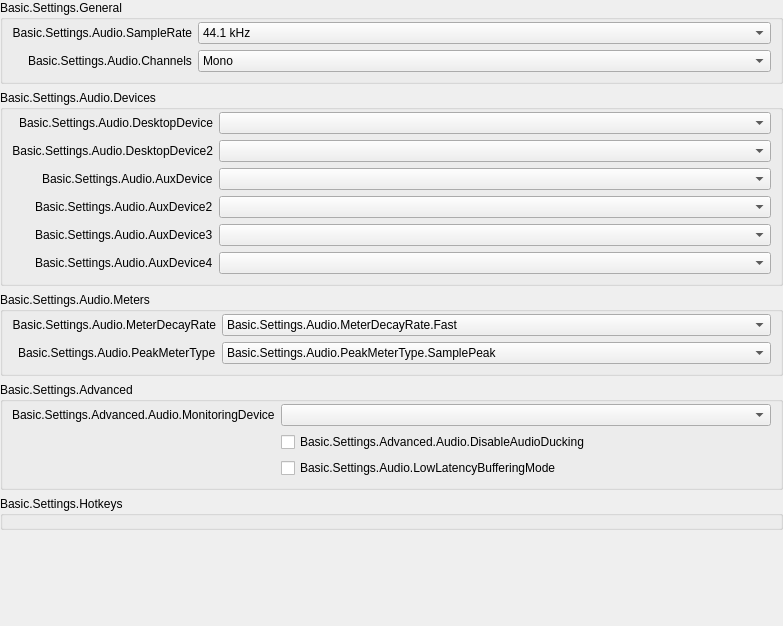
           <widget class="QWidget" name="scrollAreaWidgetContents_50">
            <property name="geometry">
             <rect>
              <x>0</x>
              <y>0</y>
              <width>783</width>
              <height>626</height>
             </rect>
            </property>
            <layout class="QVBoxLayout" name="verticalLayout_50">
             <property name="leftMargin">
              <number>0</number>
             </property>
             <property name="topMargin">
              <number>0</number>
             </property>
             <property name="rightMargin">
              <number>0</number>
             </property>
             <property name="bottomMargin">
              <number>0</number>
             </property>
             <item>
              <widget class="QFrame" name="widget_50">
               <layout class="QVBoxLayout" name="verticalLayout_51">
                <property name="leftMargin">
                 <number>0</number>
                </property>
                <property name="topMargin">
                 <number>0</number>
                </property>
                <property name="rightMargin">
                 <number>0</number>
                </property>
                <property name="bottomMargin">
                 <number>0</number>
                </property>
                <item>
                 <widget class="QGroupBox" name="audioGeneralGroupBox">
                  <property name="title">
                   <string>Basic.Settings.General</string>
                  </property>
                  <layout class="QFormLayout" name="formLayout_52">
                   <property name="fieldGrowthPolicy">
                    <enum>QFormLayout::FieldGrowthPolicy::AllNonFixedFieldsGrow</enum>
                   </property>
                   <property name="labelAlignment">
                    <set>Qt::AlignmentFlag::AlignRight|Qt::AlignmentFlag::AlignTrailing|Qt::AlignmentFlag::AlignVCenter</set>
                   </property>
                   <property name="topMargin">
                    <number>2</number>
                   </property>
                   <item row="0" column="0">
                    <widget class="QLabel" name="label_14">
                     <property name="minimumSize">
                      <size>
                       <width>170</width>
                       <height>0</height>
                      </size>
                     </property>
                     <property name="text">
                      <string>Basic.Settings.Audio.SampleRate</string>
                     </property>
                     <property name="alignment">
                      <set>Qt::AlignmentFlag::AlignRight|Qt::AlignmentFlag::AlignTrailing|Qt::AlignmentFlag::AlignVCenter</set>
                     </property>
                     <property name="buddy">
                      <cstring>sampleRate</cstring>
                     </property>
                    </widget>
                   </item>
                   <item row="0" column="1">
                    <widget class="QComboBox" name="sampleRate">
                     <property name="currentText">
                      <string notr="true">44.1 kHz</string>
                     </property>
                     <property name="currentIndex">
                      <number>0</number>
                     </property>
                     <item>
                      <property name="text">
                       <string>44.1 kHz</string>
                      </property>
                     </item>
                     <item>
                      <property name="text">
                       <string>48 kHz</string>
                      </property>
                     </item>
                    </widget>
                   </item>
                   <item row="1" column="0">
                    <widget class="QLabel" name="label_15">
                     <property name="text">
                      <string>Basic.Settings.Audio.Channels</string>
                     </property>
                     <property name="buddy">
                      <cstring>channelSetup</cstring>
                     </property>
                    </widget>
                   </item>
                   <item row="1" column="1">
                    <widget class="QComboBox" name="channelSetup">
                     <property name="currentText">
                      <string>Mono</string>
                     </property>
                     <property name="currentIndex">
                      <number>0</number>
                     </property>
                     <item>
                      <property name="text">
                       <string>Mono</string>
                      </property>
                     </item>
                     <item>
                      <property name="text">
                       <string>Stereo</string>
                      </property>
                     </item>
                     <item>
                      <property name="text">
                       <string>2.1</string>
                      </property>
                     </item>
                     <item>
                      <property name="text">
                       <string>4.0</string>
                      </property>
                     </item>
                     <item>
                      <property name="text">
                       <string>4.1</string>
                      </property>
                     </item>
                     <item>
                      <property name="text">
                       <string>5.1</string>
                      </property>
                     </item>
                     <item>
                      <property name="text">
                       <string>7.1</string>
                      </property>
                     </item>
                    </widget>
                   </item>
                  </layout>
                 </widget>
                </item>
                <item>
                 <widget class="QGroupBox" name="audioDevicesGroupBox">
                  <property name="title">
                   <string>Basic.Settings.Audio.Devices</string>
                  </property>
                  <layout class="QFormLayout" name="formLayout_53">
                   <property name="fieldGrowthPolicy">
                    <enum>QFormLayout::FieldGrowthPolicy::AllNonFixedFieldsGrow</enum>
                   </property>
                   <property name="labelAlignment">
                    <set>Qt::AlignmentFlag::AlignRight|Qt::AlignmentFlag::AlignTrailing|Qt::AlignmentFlag::AlignVCenter</set>
                   </property>
                   <property name="topMargin">
                    <number>2</number>
                   </property>
                   <item row="0" column="0">
                    <widget class="QLabel" name="label_2">
                     <property name="minimumSize">
                      <size>
                       <width>170</width>
                       <height>0</height>
                      </size>
                     </property>
                     <property name="text">
                      <string>Basic.Settings.Audio.DesktopDevice</string>
                     </property>
                     <property name="alignment">
                      <set>Qt::AlignmentFlag::AlignRight|Qt::AlignmentFlag::AlignTrailing|Qt::AlignmentFlag::AlignVCenter</set>
                     </property>
                     <property name="buddy">
                      <cstring>desktopAudioDevice1</cstring>
                     </property>
                    </widget>
                   </item>
                   <item row="0" column="1">
                    <widget class="QComboBox" name="desktopAudioDevice1">
                     <property name="enabled">
                      <bool>true</bool>
                     </property>
                    </widget>
                   </item>
                   <item row="1" column="0">
                    <widget class="QLabel" name="label_3">
                     <property name="text">
                      <string>Basic.Settings.Audio.DesktopDevice2</string>
                     </property>
                     <property name="alignment">
                      <set>Qt::AlignmentFlag::AlignRight|Qt::AlignmentFlag::AlignTrailing|Qt::AlignmentFlag::AlignVCenter</set>
                     </property>
                     <property name="buddy">
                      <cstring>desktopAudioDevice2</cstring>
                     </property>
                    </widget>
                   </item>
                   <item row="1" column="1">
                    <widget class="QComboBox" name="desktopAudioDevice2">
                     <property name="enabled">
                      <bool>true</bool>
                     </property>
                    </widget>
                   </item>
                   <item row="2" column="0">
                    <widget class="QLabel" name="label_4">
                     <property name="text">
                      <string>Basic.Settings.Audio.AuxDevice</string>
                     </property>
                     <property name="buddy">
                      <cstring>auxAudioDevice1</cstring>
                     </property>
                    </widget>
                   </item>
                   <item row="2" column="1">
                    <widget class="QComboBox" name="auxAudioDevice1">
                     <property name="enabled">
                      <bool>true</bool>
                     </property>
                    </widget>
                   </item>
                   <item row="3" column="0">
                    <widget class="QLabel" name="label_5">
                     <property name="text">
                      <string>Basic.Settings.Audio.AuxDevice2</string>
                     </property>
                     <property name="buddy">
                      <cstring>auxAudioDevice2</cstring>
                     </property>
                    </widget>
                   </item>
                   <item row="3" column="1">
                    <widget class="QComboBox" name="auxAudioDevice2">
                     <property name="enabled">
                      <bool>true</bool>
                     </property>
                    </widget>
                   </item>
                   <item row="4" column="0">
                    <widget class="QLabel" name="label_6">
                     <property name="text">
                      <string>Basic.Settings.Audio.AuxDevice3</string>
                     </property>
                     <property name="buddy">
                      <cstring>auxAudioDevice3</cstring>
                     </property>
                    </widget>
                   </item>
                   <item row="4" column="1">
                    <widget class="QComboBox" name="auxAudioDevice3">
                     <property name="enabled">
                      <bool>true</bool>
                     </property>
                    </widget>
                   </item>
                   <item row="5" column="1">
                    <widget class="QComboBox" name="auxAudioDevice4">
                     <property name="enabled">
                      <bool>true</bool>
                     </property>
                    </widget>
                   </item>
                   <item row="5" column="0">
                    <widget class="QLabel" name="label_67">
                     <property name="text">
                      <string>Basic.Settings.Audio.AuxDevice4</string>
                     </property>
                     <property name="buddy">
                      <cstring>auxAudioDevice4</cstring>
                     </property>
                    </widget>
                   </item>
                  </layout>
                 </widget>
                </item>
                <item>
                 <widget class="QGroupBox" name="audioMetersGroupBox">
                  <property name="title">
                   <string>Basic.Settings.Audio.Meters</string>
                  </property>
                  <layout class="QFormLayout" name="formLayout_54">
                   <property name="fieldGrowthPolicy">
                    <enum>QFormLayout::FieldGrowthPolicy::AllNonFixedFieldsGrow</enum>
                   </property>
                   <property name="labelAlignment">
                    <set>Qt::AlignmentFlag::AlignRight|Qt::AlignmentFlag::AlignTrailing|Qt::AlignmentFlag::AlignVCenter</set>
                   </property>
                   <property name="topMargin">
                    <number>2</number>
                   </property>
                   <item row="0" column="0">
                    <widget class="QLabel" name="label_65">
                     <property name="minimumSize">
                      <size>
                       <width>170</width>
                       <height>0</height>
                      </size>
                     </property>
                     <property name="text">
                      <string>Basic.Settings.Audio.MeterDecayRate</string>
                     </property>
                     <property name="alignment">
                      <set>Qt::AlignmentFlag::AlignRight|Qt::AlignmentFlag::AlignTrailing|Qt::AlignmentFlag::AlignVCenter</set>
                     </property>
                     <property name="buddy">
                      <cstring>meterDecayRate</cstring>
                     </property>
                    </widget>
                   </item>
                   <item row="0" column="1">
                    <widget class="QComboBox" name="meterDecayRate">
                     <property name="currentText">
                      <string>Basic.Settings.Audio.MeterDecayRate.Fast</string>
                     </property>
                     <property name="currentIndex">
                      <number>0</number>
                     </property>
                     <item>
                      <property name="text">
                       <string>Basic.Settings.Audio.MeterDecayRate.Fast</string>
                      </property>
                     </item>
                     <item>
                      <property name="text">
                       <string>Basic.Settings.Audio.MeterDecayRate.Medium</string>
                      </property>
                     </item>
                     <item>
                      <property name="text">
                       <string>Basic.Settings.Audio.MeterDecayRate.Slow</string>
                      </property>
                     </item>
                    </widget>
                   </item>
                   <item row="1" column="0">
                    <widget class="QLabel" name="label_66">
                     <property name="text">
                      <string>Basic.Settings.Audio.PeakMeterType</string>
                     </property>
                     <property name="buddy">
                      <cstring>peakMeterType</cstring>
                     </property>
                    </widget>
                   </item>
                   <item row="1" column="1">
                    <widget class="QComboBox" name="peakMeterType">
                     <property name="currentIndex">
                      <number>0</number>
                     </property>
                     <item>
                      <property name="text">
                       <string>Basic.Settings.Audio.PeakMeterType.SamplePeak</string>
                      </property>
                     </item>
                     <item>
                      <property name="text">
                       <string>Basic.Settings.Audio.PeakMeterType.TruePeak</string>
                      </property>
                     </item>
                    </widget>
                   </item>
                  </layout>
                 </widget>
                </item>
                <item>
                 <widget class="QGroupBox" name="audioAdvGroupBox">
                  <property name="title">
                   <string>Basic.Settings.Advanced</string>
                  </property>
                  <layout class="QFormLayout" name="formLayout_56">
                   <property name="fieldGrowthPolicy">
                    <enum>QFormLayout::FieldGrowthPolicy::AllNonFixedFieldsGrow</enum>
                   </property>
                   <property name="labelAlignment">
                    <set>Qt::AlignmentFlag::AlignRight|Qt::AlignmentFlag::AlignTrailing|Qt::AlignmentFlag::AlignVCenter</set>
                   </property>
                   <property name="topMargin">
                    <number>2</number>
                   </property>
                   <item row="0" column="0">
                    <widget class="QLabel" name="monitoringDeviceLabel">
                     <property name="text">
                      <string>Basic.Settings.Advanced.Audio.MonitoringDevice</string>
                     </property>
                     <property name="buddy">
                      <cstring>monitoringDevice</cstring>
                     </property>
                    </widget>
                   </item>
                   <item row="0" column="1">
                    <widget class="QComboBox" name="monitoringDevice"/>
                   </item>
                   <item row="1" column="1">
                    <widget class="QCheckBox" name="disableAudioDucking">
                     <property name="text">
                      <string>Basic.Settings.Advanced.Audio.DisableAudioDucking</string>
                     </property>
                    </widget>
                   </item>
                   <item row="2" column="0">
                    <spacer name="horizontalSpacer_11">
                     <property name="orientation">
                      <enum>Qt::Orientation::Horizontal</enum>
                     </property>
                     <property name="sizeType">
                      <enum>QSizePolicy::Policy::Expanding</enum>
                     </property>
                     <property name="sizeHint" stdset="0">
                      <size>
                       <width>170</width>
                       <height>20</height>
                      </size>
                     </property>
                    </spacer>
                   </item>
                   <item row="2" column="1">
                    <widget class="QCheckBox" name="lowLatencyBuffering">
                     <property name="text">
                      <string>Basic.Settings.Audio.LowLatencyBufferingMode</string>
                     </property>
                    </widget>
                   </item>
                  </layout>
                 </widget>
                </item>
                <item>
                 <widget class="QGroupBox" name="audioHotkeysGroupBox">
                  <property name="title">
                   <string>Basic.Settings.Hotkeys</string>
                  </property>
                  <layout class="QFormLayout" name="audioSourceLayout">
                   <property name="fieldGrowthPolicy">
                    <enum>QFormLayout::FieldGrowthPolicy::AllNonFixedFieldsGrow</enum>
                   </property>
                   <property name="labelAlignment">
                    <set>Qt::AlignmentFlag::AlignRight|Qt::AlignmentFlag::AlignTrailing|Qt::AlignmentFlag::AlignVCenter</set>
                   </property>
                   <property name="topMargin">
                    <number>2</number>
                   </property>
                  </layout>
                 </widget>
                </item>
                <item>
                 <spacer name="verticalSpacer_4">
                  <property name="orientation">
                   <enum>Qt::Orientation::Vertical</enum>
                  </property>
                  <property name="sizeHint" stdset="0">
                   <size>
                    <width>20</width>
                    <height>0</height>
                   </size>
                  </property>
                 </spacer>
                </item>
               </layout>
              </widget>
             </item>
            </layout>
           </widget>
